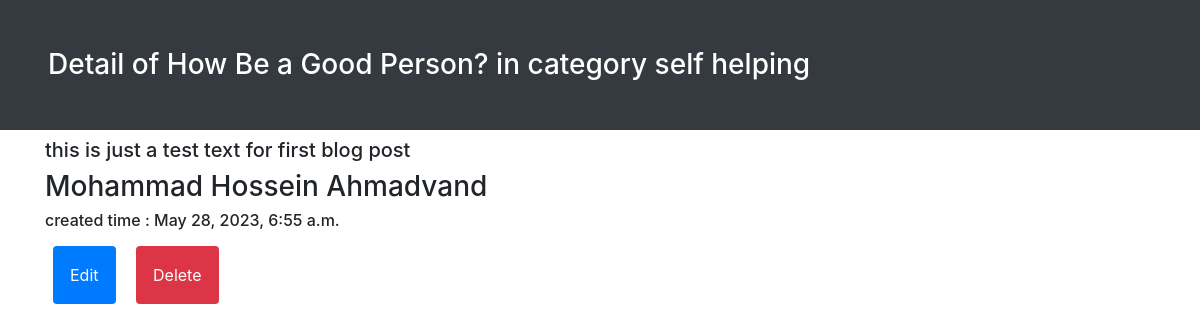
/blog/detail/1, run on an earlier commit of the app's database.
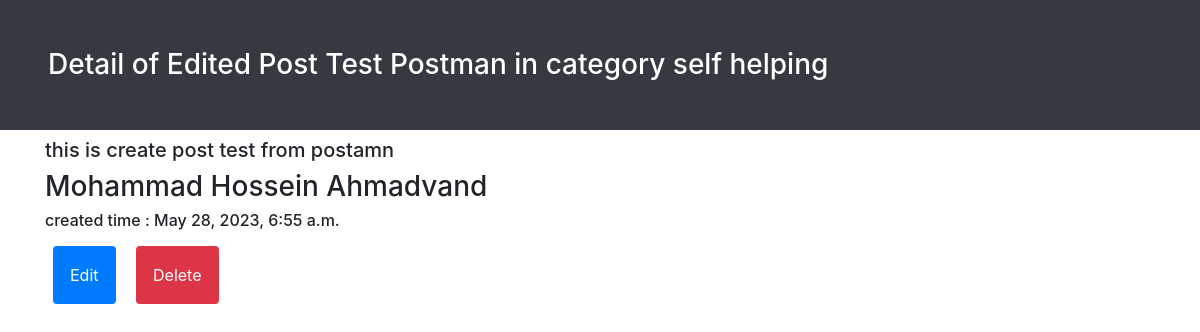
And on a later commit of the database.
### blog/models.py (models this page shows, shortened)
class Post(models.Model):
    author = models.ForeignKey('accounts.Profile',on_delete=models.CASCADE)
    images = models.ImageField(null=True,blank=True)
    title = models.CharField(max_length=255)
    content = models.TextField()
    status = models.BooleanField()
    categoy = models.ForeignKey('Category', on_delete=models.SET_NULL,null=True)
    created_date = models.DateTimeField(auto_now_add=True)
    updated_date= models.DateTimeField(auto_now=True)
    publishes_date = models.DateTimeField()

class Category(models.Model):
    name  = models.CharField(max_length=255)
    def __str__(self):
        return self.name

### accounts/models.py (models this page shows, shortened)
class Profile(models.Model):
    user = models.ForeignKey(User,on_delete=models.CASCADE)
    first_name = models.CharField(max_length=255)
    last_name = models.CharField(max_length=255)
    image = models.ImageField(blank=True,null=True)
    description = models.TextField()
    created_date = models.DateTimeField(auto_now_add=True)
    updated_date = models.DateTimeField(auto_now=True)

### blog/views.py (the view)
# urls.py: path('detail/<int:pk>',views.PostDetailView.as_view(),name='post_detail'),
class PostDetailView(DetailView):
    model = Post
    template_name = 'blog/detail.html'
    context_object_name = 'post'
    def get_context_data(self, **kwargs):
        context= super().get_context_data(**kwargs)
        context['time'] = timezone.now()
        return context

### templates/blog/detail.html (shortened to what this page needs)
<!DOCTYPE html>
<html lang="en">
<head>
    <link rel="stylesheet" href="https://cdn.jsdelivr.net/npm/bootstrap@4.6.2/dist/css/bootstrap.min.css">
</head>
<body>
    <h3 class="bg-dark text-white p-5">Detail of {{post.title}} in category {{post.categoy}}</h3>
   <div class="container">
        <div class="justify-content-center align-items-center">
                <h5>{{post.content}}</h5>
                <h3>{{post.author.first_name}} {{post.author.last_name}}</h3>
                <h6>created time : {{post.created_date}}</h6>
                <a href="{% url 'post-edit' pk=post.id%}" class="btn bg-primary text-white p-3 m-2">Edit</a>
                <a href="{% url 'post-delete' pk=post.id%}" class="btn bg-danger text-white p-3 m-2">Delete</a>
        </div>
   </div>
</body>
</html>

What changed in the data, as far as the page shows it:
changed Post "self helping": title "How Be a Good Person?" → "Edited Post Test Postman"; content "this is just a test text for first blog post" → "this is create post test from postamn"
